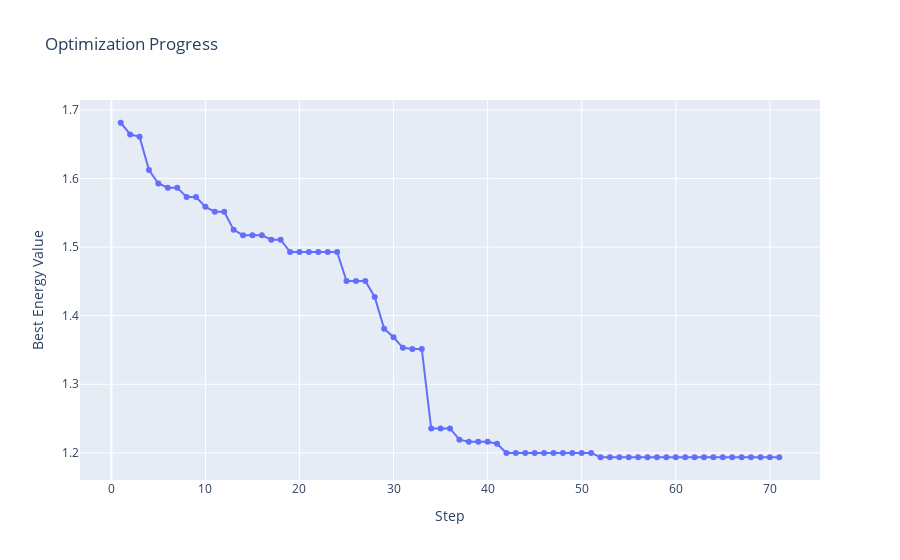

The code cell stored with this chart in its notebook:
### Code cell
model.draw_energy_plot(info['hist'])

### Figure 1 — Plotly figure (JSON) as saved in the notebook; plotly's stock layout.template omitted (floating-point values rounded to 4 significant figures)
{"data": [{"hovertemplate": "Step=%{x}<br>Best Energy Value=%{y}<extra></extra>", "legendgroup": "", "line": {"color": "#636efa", "dash": "solid", "shape": "linear"}, "marker": {"symbol": "circle"}, "mode": "markers+lines", "name": "", "orientation": "v", "showlegend": false, "type": "scatter", "x": [1, 2, 3, 4, 5, 6, 7, 8, 9, 10, 11, 12, 13, 14, 15, 16, 17, 18, 19, 20, 21, 22, 23, 24, 25, 26, 27, 28, 29, 30, 31, 32, 33, 34, 35, 36, 37, 38, 39, 40, 41, 42, 43, 44, 45, 46, 47, 48, 49, 50, 51, 52, 53, 54, 55, 56, 57, 58, 59, 60, 61, 62, 63, 64, 65, 66, 67, 68, 69, 70, 71], "xaxis": "x", "y": [1.681, 1.664, 1.661, 1.613, 1.593, 1.587, 1.587, 1.573, 1.573, 1.559, 1.552, 1.552, 1.525, 1.517, 1.517, 1.517, 1.511, 1.511, 1.493, 1.493, 1.493, 1.493, 1.493, 1.493, 1.451, 1.451, 1.451, 1.427, 1.381, 1.369, 1.353, 1.352, 1.352, 1.236, 1.236, 1.236, 1.219, 1.216, 1.216, 1.216, 1.213, 1.2, 1.2, 1.2, 1.2, 1.2, 1.2, 1.2, 1.2, 1.2, 1.2, 1.194, 1.194, 1.194, 1.194, 1.194, 1.194, 1.194, 1.194, 1.194, 1.194, 1.194, 1.194, 1.194, 1.194, 1.194, 1.194, 1.194, 1.194, 1.194, 1.194], "yaxis": "y"}], "layout": {"legend": {"tracegroupgap": 0}, "title": {"text": "Optimization Progress"}, "xaxis": {"anchor": "y", "domain": [0, 1], "title": {"text": "Step"}}, "yaxis": {"anchor": "x", "domain": [0, 1], "title": {"text": "Best Energy Value"}}}}
